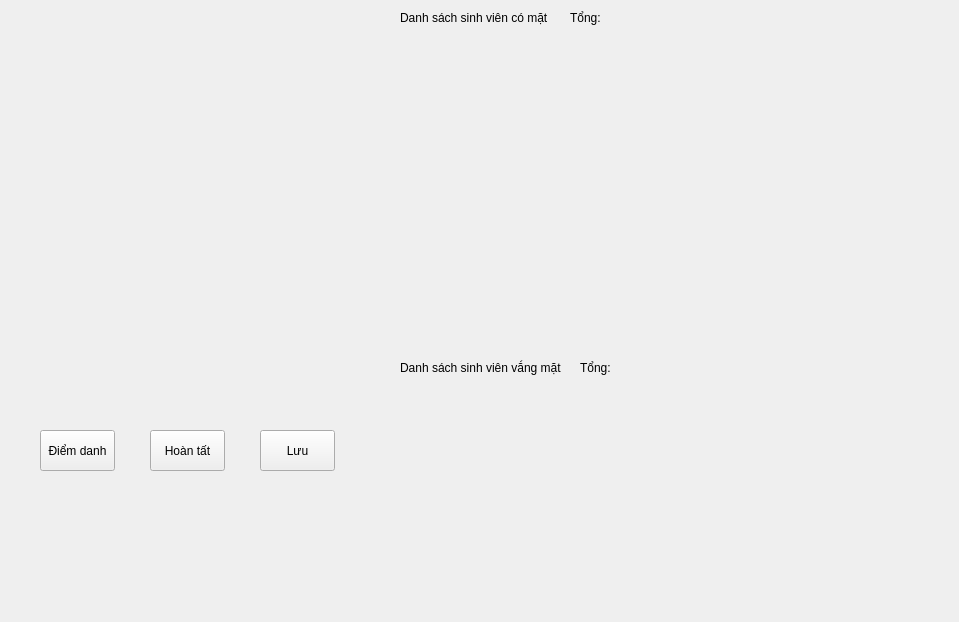
<?xml version="1.0" encoding="UTF-8"?>
<ui version="4.0">
 <class>Form</class>
 <widget class="QWidget" name="Form">
  <property name="geometry">
   <rect>
    <x>0</x>
    <y>0</y>
    <width>959</width>
    <height>622</height>
   </rect>
  </property>
  <property name="windowTitle">
   <string>Form</string>
  </property>
  <widget class="QLabel" name="label_4">
   <property name="geometry">
    <rect>
     <x>400</x>
     <y>10</y>
     <width>151</width>
     <height>16</height>
    </rect>
   </property>
   <property name="text">
    <string>Danh sách sinh viên có mặt</string>
   </property>
  </widget>
  <widget class="QPushButton" name="btnAttendance_2">
   <property name="geometry">
    <rect>
     <x>40</x>
     <y>430</y>
     <width>75</width>
     <height>41</height>
    </rect>
   </property>
   <property name="text">
    <string>Điểm danh</string>
   </property>
  </widget>
  <widget class="QWidget" name="absent_2" native="true">
   <property name="geometry">
    <rect>
     <x>399</x>
     <y>379</y>
     <width>541</width>
     <height>211</height>
    </rect>
   </property>
  </widget>
  <widget class="QPushButton" name="btnStop_2">
   <property name="geometry">
    <rect>
     <x>150</x>
     <y>430</y>
     <width>75</width>
     <height>41</height>
    </rect>
   </property>
   <property name="text">
    <string>Hoàn tất</string>
   </property>
  </widget>
  <widget class="QLabel" name="label_3">
   <property name="geometry">
    <rect>
     <x>400</x>
     <y>360</y>
     <width>171</width>
     <height>16</height>
    </rect>
   </property>
   <property name="text">
    <string>Danh sách sinh viên vắng mặt</string>
   </property>
  </widget>
  <widget class="QWidget" name="webcamWidget_2" native="true">
   <property name="geometry">
    <rect>
     <x>40</x>
     <y>30</y>
     <width>300</width>
     <height>300</height>
    </rect>
   </property>
  </widget>
  <widget class="QWidget" name="present_2" native="true">
   <property name="geometry">
    <rect>
     <x>399</x>
     <y>29</y>
     <width>541</width>
     <height>301</height>
    </rect>
   </property>
  </widget>
  <widget class="QLabel" name="lblName_2">
   <property name="geometry">
    <rect>
     <x>70</x>
     <y>350</y>
     <width>251</width>
     <height>20</height>
    </rect>
   </property>
   <property name="text">
    <string/>
   </property>
   <property name="alignment">
    <set>Qt::AlignCenter</set>
   </property>
   <property name="wordWrap">
    <bool>true</bool>
   </property>
  </widget>
  <widget class="QLabel" name="label">
   <property name="geometry">
    <rect>
     <x>570</x>
     <y>10</y>
     <width>31</width>
     <height>16</height>
    </rect>
   </property>
   <property name="text">
    <string>Tổng: </string>
   </property>
  </widget>
  <widget class="QLabel" name="lblTotalPresent">
   <property name="geometry">
    <rect>
     <x>610</x>
     <y>10</y>
     <width>49</width>
     <height>16</height>
    </rect>
   </property>
   <property name="text">
    <string/>
   </property>
  </widget>
  <widget class="QLabel" name="label_2">
   <property name="geometry">
    <rect>
     <x>580</x>
     <y>360</y>
     <width>31</width>
     <height>16</height>
    </rect>
   </property>
   <property name="text">
    <string>Tổng: </string>
   </property>
  </widget>
  <widget class="QLabel" name="lblTotalAbsent">
   <property name="geometry">
    <rect>
     <x>620</x>
     <y>360</y>
     <width>49</width>
     <height>16</height>
    </rect>
   </property>
   <property name="text">
    <string/>
   </property>
  </widget>
  <widget class="QPushButton" name="btnSave">
   <property name="geometry">
    <rect>
     <x>260</x>
     <y>430</y>
     <width>75</width>
     <height>41</height>
    </rect>
   </property>
   <property name="text">
    <string>Lưu</string>
   </property>
  </widget>
 </widget>
 <resources/>
 <connections/>
</ui>
